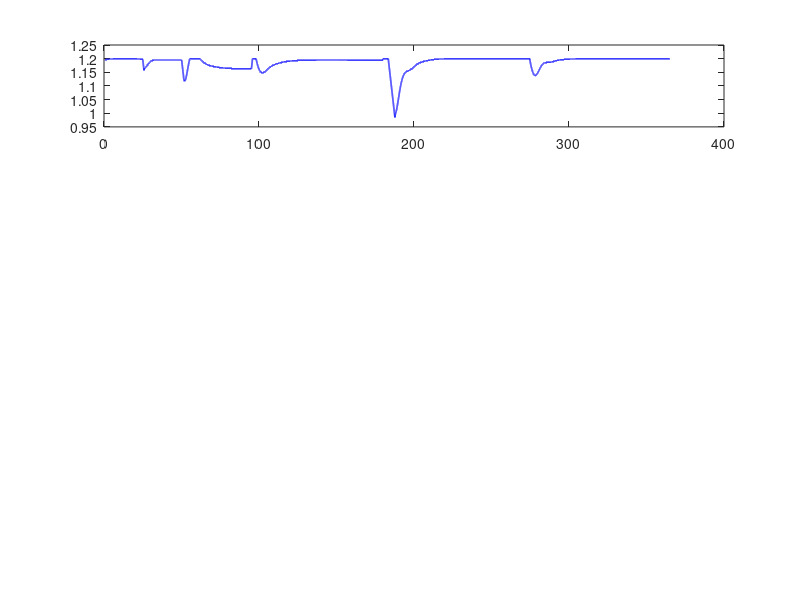

This chart was generated by the following MATLAB code: (Note: this script raises an error after producing the figure.)
%% =====================================================================
%  LAZO CERRADO LPV - ENFOQUE w  (modular, sin funciones)
%  Observador PI -> optimizador por w -> scheduling -> controlador LPV
%  --------------------------------------------------------------------
%  Clave: el punto de operacion sale de  w = A + k*S_hat  (NO divide por D),
%  por eso NO se rompe en la bajada grande 90->40 como el Sin_hat=S+phi/D.
%  Mas slew asimetrico (D baja lento) para que no se desplome al piso.
%  Prueba: perfil del paper (65/75/60/90/40), 365 d, Ain=50.

clear; clc;

%%  Parametros 
alpha=0.16; mu_max=0.38; kS=24.0; k=3.80; Ain=50.0;
tau=5.76/(60*24);
p1=-1.5; p2=-2.5; l2=p1*p2/k;          % l1 depende de D (se calcula en el lazo)

%%  Clamps del optimizador 
w_min=90; w_max=460;  D_min=0.10; D_max=1.20;
Dsat=[0.01 1.2];

%%  Estabilizadores 
t_ctrl=25;        % el LPV entra tras converger el observador
tau_ref=3.0;      % gobernador de referencia
dD_up=0.8;        % slew: D SUBE rapido
dD_dn=0.05;       % slew: D BAJA lento  (clave para no desplomarse)

%%  Ganancias LPV afines: K(rho)=K0+K1*rho1+K2*rho2 
if exist('lpv_gains.mat','file')==2
    G=load('lpv_gains.mat');
    K0=G.K0; K1=G.K1; K2=G.K2; R1=G.R1; R2=G.R2;
    fprintf('Ganancias cargadas de lpv_gains.mat\n');
else
    K0=[-0.000891035  3.72682e-09  0.0160904 -0.00703808];
    K1=[ 0.0280023  8.03147e-13  5.98639e-10  2.32771e-11];
    K2=[ 9.73774e-13  0.0280023  2.17105e-11  2.63466e-12];
    R1=[0.0020 0.2400]; R2=[0.004 7.8236];
    warning('lpv_gains.mat no encontrado: usando ganancias del ultimo diseno.');
end

%%  Condiciones iniciales 
Sin0=60;
D0=(mu_max/alpha)*(1-sqrt(k*kS/(Ain+k*(kS+Sin0))));
S0=alpha*kS*D0/(mu_max-alpha*D0); Z0=(Sin0-S0)/alpha; A0=Ain+k*(Sin0-S0);
mu0=mu_max*S0/(kS+S0);

Tfin=365; N=round(Tfin/tau); t=(0:N-1)*tau;
Z=Z0; S=S0; A=A0;                               % planta real
A_hat=A0; phi_hat=0.5*mu0*Z0; Z_hat=0.5*Z0;     % observador
w_ini=min(max(A0+k*S0,w_min),w_max);
D=min(max((mu_max/alpha)*(1-sqrt(k*kS/(w_ini+k*kS))),D_min),D_max);
Dopf=D0; Sopf=S0; Aopf=A0; Zopf=Z0; zI=0.0;

LA=zeros(1,N);LAop=zeros(1,N);LD=zeros(1,N);LPA=zeros(1,N);LPAm=zeros(1,N);
LZ=zeros(1,N);LZh=zeros(1,N);LS=zeros(1,N);LSh=zeros(1,N);Lr1=zeros(1,N);Lr2=zeros(1,N);
LDop=zeros(1,N);
%%  Lazo 
for i=1:N
    tk=t(i);
    if     tk<50,  Sin=60;
    elseif tk<95,  Sin=55;
    elseif tk<180, Sin=60;
    elseif tk<270, Sin=80;
    else           Sin=90;  end

    %  PLANTA (Euler) 
    mu=mu_max*S/(kS+S);
    Z=Z+tau*((mu-alpha*D)*Z);
    S=S+tau*((Sin-S)*D-mu*Z);
    A=A+tau*((Ain-A)*D+k*mu*Z);

    %  BLOQUE 1: observador PI 
    l1=-(p1+p2)-D;  e=A-A_hat;
    A_hat=A_hat+tau*((Ain-A_hat)*D+k*phi_hat+l1*e);
    phi_hat=phi_hat+tau*(l2*e);
    Z_hat=Z_hat+tau*(phi_hat-alpha*D*Z_hat);
    mu_hat=min(phi_hat/max(Z_hat,1e-6),0.999*mu_max);
    S_hat=min(max(kS*mu_hat/(mu_max-mu_hat),0),100);

    %  BLOQUE 2: optimo por w (sin phi/D) 
    w=min(max(A+k*S_hat,w_min),w_max);
    Dop=min(max((mu_max/alpha)*(1-sqrt(k*kS/(w+k*kS))),D_min),D_max);
    Sop=alpha*kS*Dop/(mu_max-alpha*Dop);
    Aop=w-k*Sop;
    Zop=max(((w-Ain)/k - Sop)/alpha, 0);        % Z* robusto (reparto con Ain nominal)

    %  BLOQUE 3b: scheduling 
    rho1=min(max(mu_max*S_hat/(kS+S_hat),R1(1)),R1(2));
    rho2=min(max(mu_max*kS/(kS+S_hat)^2*Z_hat,R2(1)),R2(2));

    %  Gobernador de referencia 
    c=tau/tau_ref;
    Dopf=Dopf+c*(Dop-Dopf); Sopf=Sopf+c*(Sop-Sopf);
    Aopf=Aopf+c*(Aop-Aopf); Zopf=Zopf+c*(Zop-Zopf);

    %  BLOQUE 4: controlador LPV con integrador + anti-windup 
    D_prev=D;
    if tk>=t_ctrl
        Krho=K0 + K1*rho1 + K2*rho2;            % ganancia afin (forma PLC)
        xaug=[Z_hat-Zopf; S_hat-Sopf; A-Aopf; zI];
        D=min(max(Dopf+Krho*xaug,Dsat(1)),Dsat(2));
        eA=A-Aopf;
        no_sat   =(D>Dsat(1))&&(D<Dsat(2));
        sale_piso=(D<=Dsat(1))&&(eA>0);
        sale_tope=(D>=Dsat(2))&&(eA<0);
        if no_sat||sale_piso||sale_tope, zI=zI-eA*tau; end
    else
        D=Dopf;
    end
    % slew ASIMETRICO: sube rapido, baja lento
    D=min(max(D, D_prev-dD_dn*tau), D_prev+dD_up*tau);

    %  referencia real para comparar 
    Dtrue=(mu_max/alpha)*(1-sqrt(k*kS/(Ain+k*(kS+Sin))));
    Strue=alpha*kS*Dtrue/(mu_max-alpha*Dtrue);
    Atrue=Ain+k*(Sin-Strue);

    LA(i)=A; LAop(i)=Aopf; LD(i)=D; LPA(i)=A*D; LPAm(i)=Atrue*Dtrue;
    LZ(i)=Z; LZh(i)=Z_hat; LS(i)=S; LSh(i)=S_hat; Lr1(i)=rho1; Lr2(i)=rho2;
    LDop(i)=Dopf;
end

%%  Metricas 
m=t>=t_ctrl;
fprintf('Eficiencia media P_A/P_A,max (t>=%d) = %.2f %%\n', t_ctrl, 100*mean(LPA(m)./LPAm(m)));
fprintf('D en [%.3f, %.3f]   (washout = %.2f)\n', min(LD), max(LD), mu_max/alpha);
fprintf('rho1 in [%.4f, %.4f]   rho2 in [%.4f, %.4f]\n', min(Lr1),max(Lr1),min(Lr2),max(Lr2));
fprintf('Variacion total TV(D) = %.2f\n', sum(abs(diff(LD(m)))));

%%  Graficas 
figure('Color','w','Name','Lazo cerrado LPV - enfoque w');
subplot(4,1,1); plot(t,LD,'b-','LineWidth',1.2); hold on; yline(1.2,':k','u_{max}'); grid on;
ylabel('D (d^{-1})'); ylim([0.4 1.4]); title('Tasa de dilucion');
subplot(4,1,2); plot(t,LPAm,'k-','LineWidth',1.0); hold on; plot(t,LPA,'b-','LineWidth',1.2); grid on;
ylabel('P_A'); ylim([0 350]); legend('P_{A,max}','P_A','Location','best'); title('Productividad');
subplot(4,1,3); plot(t,LA,'b-','LineWidth',1.2); hold on; plot(t,LAop,'r--','LineWidth',1.0); grid on;
ylabel('A'); legend('A','A^*','Location','best'); title('Acetato vs objetivo');
subplot(4,1,4); plot(t,LZ,'r--',t,LZh,'b-',t,LS,'m--',t,LSh,'g-','LineWidth',1.0); grid on;
ylabel('Z, S'); xlabel('t [d]'); legend('Z','Z_{hat}','S','S_{hat}','Location','best'); title('Estados real vs estimado');

%%
figure('Color','w','Name','Accion de control D');
subplot(2,1,1);
plot(t,LD,'b-','LineWidth',1.3); hold on;
plot(t,LDop,'r--','LineWidth',1.0);
yline(1.2,':k','u_{max}'); grid on;
ylabel('D (d^{-1})'); ylim([0.4 1.4]);
legend('D aplicada','D_{op} (feedforward)','Location','best');
title('Accion de control D');
subplot(2,1,2);
plot(t,LD-LDop,'m-','LineWidth',1.0); yline(0,':k'); grid on;
ylabel('K(\rho)\cdot x_{aug}'); xlabel('t [d]');
title('Correccion del controlador (feedback) = D - D_{op}');
